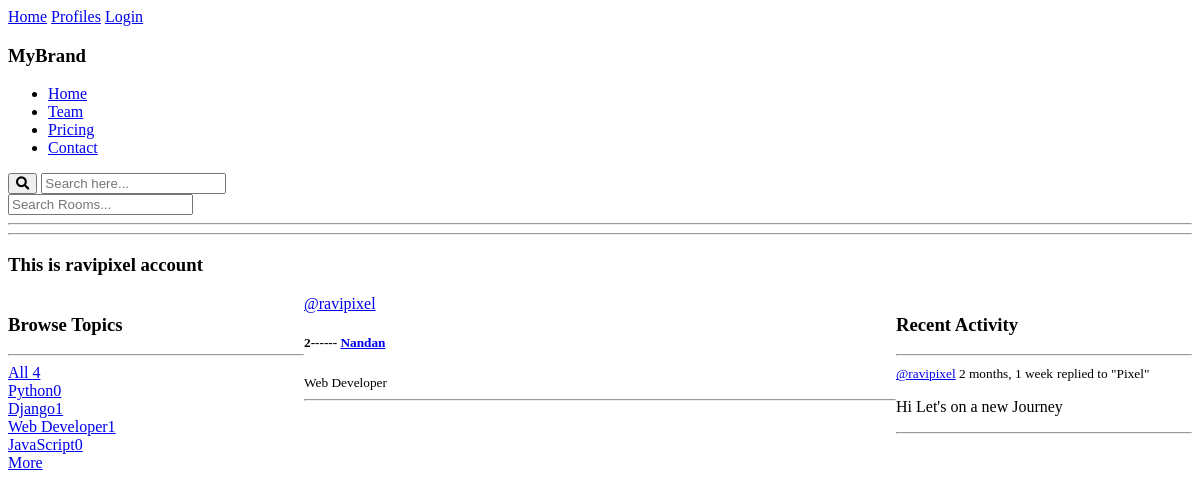
The page /profile/1 on the database as committed earlier.
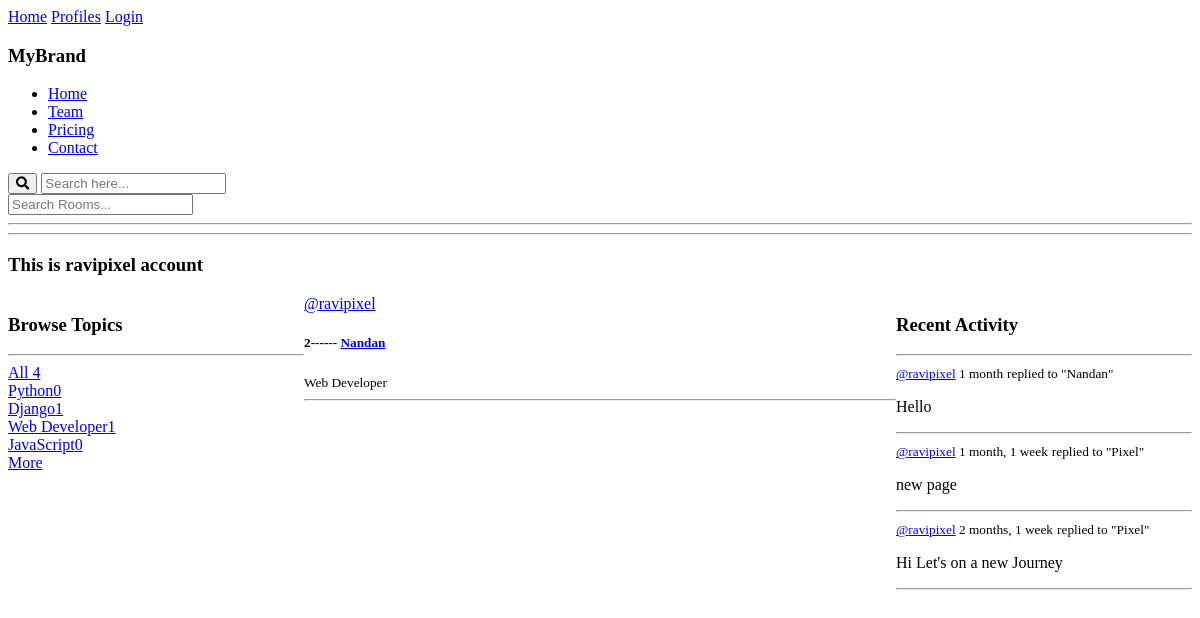
The same page on the database as committed later.
### base/models.py (models this page shows)
class Topic(models.Model):
    name = models.CharField(max_length=50)
    def __str__(self):
        return self.name

class Room(models.Model):
    host = models.ForeignKey(User, on_delete=models.SET_NULL, null=True)
    topic = models.ForeignKey(Topic, on_delete=models.SET_NULL, null=True)
    name = models.CharField(max_length=20, blank=True, null=True)
    description = models.TextField(blank=True, null=True)
    participants = models.ManyToManyField(User, related_name='participants', blank=True)
    updated = models.DateTimeField(auto_now=True)
    created = models.DateTimeField(auto_now_add=True)
    class Meta:
        ordering = ['-updated', '-created']
    def __str__(self):
        return self.name

class Message(models.Model):
    user = models.ForeignKey(User, on_delete=models.CASCADE)
    room = models.ForeignKey(Room, on_delete=models.CASCADE)
    body = models.TextField()
    updated = models.DateTimeField(auto_now=True)
    created = models.DateTimeField(auto_now_add=True)
    class Meta:
        ordering = ['-updated', '-created']
    def __str__(self):
        return self.body[0:50]

### base/views.py (the view)
# urls.py: path('profile/<str:pk>', views.userProfile, name='user-profile'),
def userProfile(request, pk):
    user = User.objects.get(id=pk)
    rooms = user.room_set.all()
    room_messages = user.message_set.all()
    topics = Topic.objects.all()
    context ={'user':user, 'rooms':rooms, 'room_messages':room_messages, 'topics':topics}
    return render(request, 'base/profile.html', context)

### base/templates/base/profile.html (shortened to what this page needs)
{% extends "main.html" %}
{% block content %}
    <h3>This is {{user.username}} account</h3>
    <div class='profile-container'>
        <div>
            {% include "base/topics_component.html" %}
        </div>
        <div>
            {% include "base/feed_component.html" %}
        </div>
        <div>
            {% include "base/activity_component.html" %}
        </div>
    </div>
{% endblock content %}

### templates/main.html (shortened to what this page needs)
<!DOCTYPE html>
{% load static %}
<html lang="en">
<head>
    <link rel="stylesheet" href="{% static 'css/main.css' %}">
    <link rel="stylesheet" href="https://cdnjs.cloudflare.com/ajax/libs/font-awesome/5.15.4/css/all.min.css">
</head>
<body>
    {% include "navbar.html" %}
    {% block content %}
    {% endblock content %}
</body>
</html>

### templates/navbar.html (shortened to what this page needs)
<a href="{% url "home" %}">Home</a>
<a href="{% url "profiles" %}">Profiles</a>
{% if request.user.is_authenticated %}
<a href="{% url "update-user" %}">UpdateUser</a>
<a href="{% url "logout" %}">Logout</a>
{% else %}
<a href="{% url 'login' %}">Login</a>
{% endif %}
<nav>
    <div class="brand">
        <h3>MyBrand</h3>
    </div>
    <div class="navigation">
        <ul class="menu">
            <li><a href="#">Home</a></li>
            <li><a href="#">Team</a></li>
            <li><a href="#">Pricing</a></li>
            <li><a href="#">Contact</a></li>
        </ul>
        <div class="search">
            <div class="search-content">
                <button class="search-button"><i class="fa fa-search"></i></button>
                <input type="text" class="search-input" placeholder="Search here...">
            </div>
        </div>
    </div>
</nav>
<form action="{% url "home" %}" method="GET">
    <input type="text" name="q" placeholder='Search Rooms...' />
</form>
<hr>
<hr>

### base/templates/base/topics_component.html
<div>
    <div>
        <h3>Browse Topics</h3>
    </div>
    <hr>
    <div>
        <a href="{% url "home" %}">All <span>{{topics.count}}</span> </a>
        {% for topic in topics %}
        <div>
            <a href="{% url "home" %}?q={{topic.name}}">{{topic}}<span>{{topic.room_set.all.count}}</span></a>
        </div>
        {% endfor %}
    </div>
    <a href="{% url "topics" %}">More</a>
</div>

### base/templates/base/feed_component.html (shortened to what this page needs)
<div>
    {% for room in rooms %}
    <div>
        <a href="{% url "user-profile" room.host.id %}">@{{room.host}}</a>
        <h5>{{room.id}}------ <a href="{% url "room" room.id %}">{{room.name}}</a></h5>
        <small>{{room.topic.name}}</small>
        <hr>
    </div>
    {% endfor %}
</div>

### base/templates/base/activity_component.html (shortened to what this page needs)
<h3>Recent Activity</h3>
<hr>
{% for message in room_messages %}
    <div>
        <small><a href="{% url "user-profile" message.user.id %}">@{{message.user}}</a> {{message.created|timesince}}</small>
        <small>replied to "{{message.room}}"</small>
        <p>{{message}}</p>
        <hr>
    </div>
{% endfor %}

### static/css/main.css (style rules this page uses)
.profile-container { display: grid; grid-template-columns: 1fr 2fr 1fr; }

Rows that differ between the two databases and show on the page:
added Message: user "ravipixel", created "1 month", room "Nandan", body "Hello"
added Message: user "ravipixel", created "1 month, 1 week", room "Pixel", body "new page"
